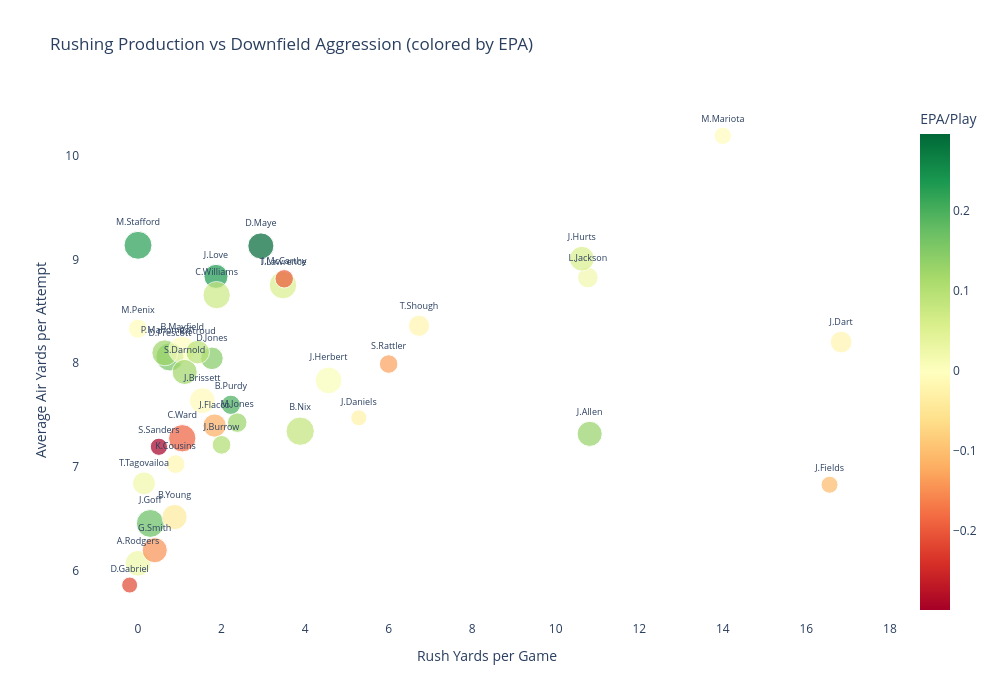

The cell this chart's notebook holds for it:
### Code cell
# Alternative view: Rush Yards/Game vs Air Yards — very intuitive
fig2 = px.scatter(
    plot_df,
    x='rush_yards_per_game',
    y='avg_air_yards',
    text='player_name',
    size='pass_attempts',
    color='avg_intended_epa',
    color_continuous_scale='RdYlGn',
    title='Rushing Production vs Downfield Aggression (colored by EPA)',
    labels={
        'rush_yards_per_game': 'Rush Yards per Game',
        'avg_air_yards': 'Average Air Yards per Attempt',
        'avg_intended_epa': 'EPA/Play'
    },
    hover_data=['team']
)
fig2.update_traces(textposition='top center', textfont_size=9)
fig2.update_layout(width=1000, height=700, plot_bgcolor='white')
fig2.show()

### Figure 1 — Plotly figure (JSON) as saved in the notebook; plotly's stock layout.template omitted (floating-point values rounded to 4 significant figures)
{"data": [{"customdata": [["PIT"], ["CIN"], ["LA"], ["ATL"], ["LV"], ["WAS"], ["DAL"], ["DET"], ["ARI"], ["KC"], ["BAL"], ["TB"], ["BUF"], ["SEA"], ["IND"], ["MIA"], ["GB"], ["LAC"], ["PHI"], ["CIN"], ["NYJ"], ["JAX"], ["SF"], ["SF"], ["CAR"], ["HOU"], ["NO"], ["DEN"], ["NE"], ["WAS"], ["ATL"], ["CHI"], ["MIN"], ["CLE"], ["TEN"], ["NYG"], ["CLE"], ["NO"]], "hovertemplate": "Rush Yards per Game=%{x}<br>Average Air Yards per Attempt=%{y}<br>pass_attempts=%{marker.size}<br>player_name=%{text}<br>team=%{customdata[0]}<br>EPA/Play=%{marker.color}<extra></extra>", "legendgroup": "", "marker": {"color": [0.02664, -0.1192, 0.2292, -0.01618, -0.1471, -0.004317, 0.1623, 0.1745, -0.01044, 0.1259, 0.02011, -0.002921, 0.1317, 0.1219, 0.1477, 0.02136, 0.2365, 0.007962, 0.05697, 0.1067, -0.1046, 0.05801, 0.1272, 0.1993, -0.04165, 0.09419, -0.1319, 0.08635, 0.2965, -0.0289, -0.007499, 0.07497, -0.1973, -0.2989, -0.1918, -0.0212, -0.2162, -0.01988], "coloraxis": "coloraxis", "size": [525, 430, 617, 279, 501, 241, 628, 614, 527, 534, 336, 578, 499, 500, 404, 412, 459, 566, 484, 276, 229, 598, 302, 295, 503, 443, 272, 633, 539, 204, 289, 590, 270, 235, 592, 373, 203, 355], "sizemode": "area", "sizeref": 1.583, "symbol": "circle"}, "mode": "markers+text", "name": "", "orientation": "v", "showlegend": false, "text": ["A.Rodgers", "J.Flacco", "M.Stafford", "K.Cousins", "G.Smith", "M.Mariota", "D.Prescott", "J.Goff", "J.Brissett", "P.Mahomes", "L.Jackson", "B.Mayfield", "J.Allen", "S.Darnold", "D.Jones", "T.Tagovailoa", "J.Love", "J.Herbert", "J.Hurts", "J.Burrow", "J.Fields", "T.Lawrence", "M.Jones", "B.Purdy", "B.Young", "C.Stroud", "S.Rattler", "B.Nix", "D.Maye", "J.Daniels", "M.Penix", "C.Williams", "J.McCarthy", "S.Sanders", "C.Ward", "J.Dart", "D.Gabriel", "T.Shough"], "textfont": {"size": 9}, "textposition": "top center", "type": "scatter", "x": [0.0, 1.833, 0.0, 0.9, 0.4, 14.0, 0.7647, 0.2941, 1.538, 0.6429, 10.77, 1.059, 10.81, 1.118, 1.769, 0.1429, 1.867, 4.562, 10.62, 2.0, 16.56, 3.471, 2.375, 2.222, 0.875, 1.429, 6.0, 3.882, 2.941, 5.286, 0.0, 1.882, 3.5, 0.5, 1.059, 16.83, -0.2, 6.727], "xaxis": "x", "y": [6.069, 7.398, 9.138, 7.026, 6.195, 10.2, 8.06, 6.453, 7.638, 8.1, 8.827, 8.129, 7.318, 7.915, 8.047, 6.84, 8.838, 7.834, 9.009, 7.212, 6.827, 8.754, 7.427, 7.599, 6.515, 8.107, 7.992, 7.344, 9.132, 7.473, 8.333, 8.657, 8.815, 7.193, 7.276, 8.204, 5.859, 8.361], "yaxis": "y"}], "layout": {"coloraxis": {"colorbar": {"title": {"text": "EPA/Play"}}, "colorscale": [[0, "rgb(165,0,38)"], [0.1, "rgb(215,48,39)"], [0.2, "rgb(244,109,67)"], [0.3, "rgb(253,174,97)"], [0.4, "rgb(254,224,139)"], [0.5, "rgb(255,255,191)"], [0.6, "rgb(217,239,139)"], [0.7, "rgb(166,217,106)"], [0.8, "rgb(102,189,99)"], [0.9, "rgb(26,152,80)"], [1, "rgb(0,104,55)"]]}, "height": 700, "legend": {"itemsizing": "constant", "tracegroupgap": 0}, "plot_bgcolor": "white", "title": {"text": "Rushing Production vs Downfield Aggression (colored by EPA)"}, "width": 1000, "xaxis": {"anchor": "y", "domain": [0, 1], "title": {"text": "Rush Yards per Game"}}, "yaxis": {"anchor": "x", "domain": [0, 1], "title": {"text": "Average Air Yards per Attempt"}}}}
